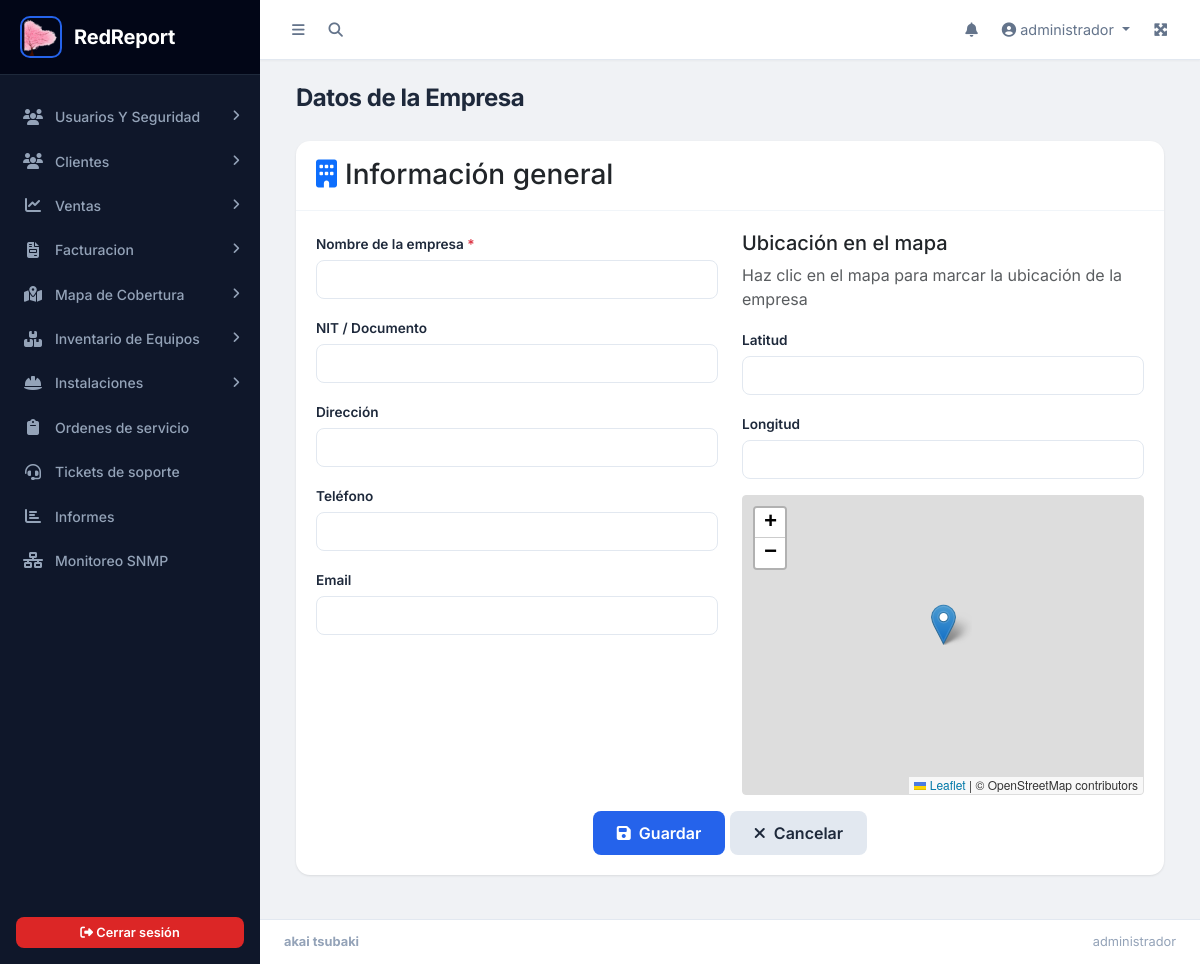
The app's page /configuracion/empresa.php (signed in), older data.
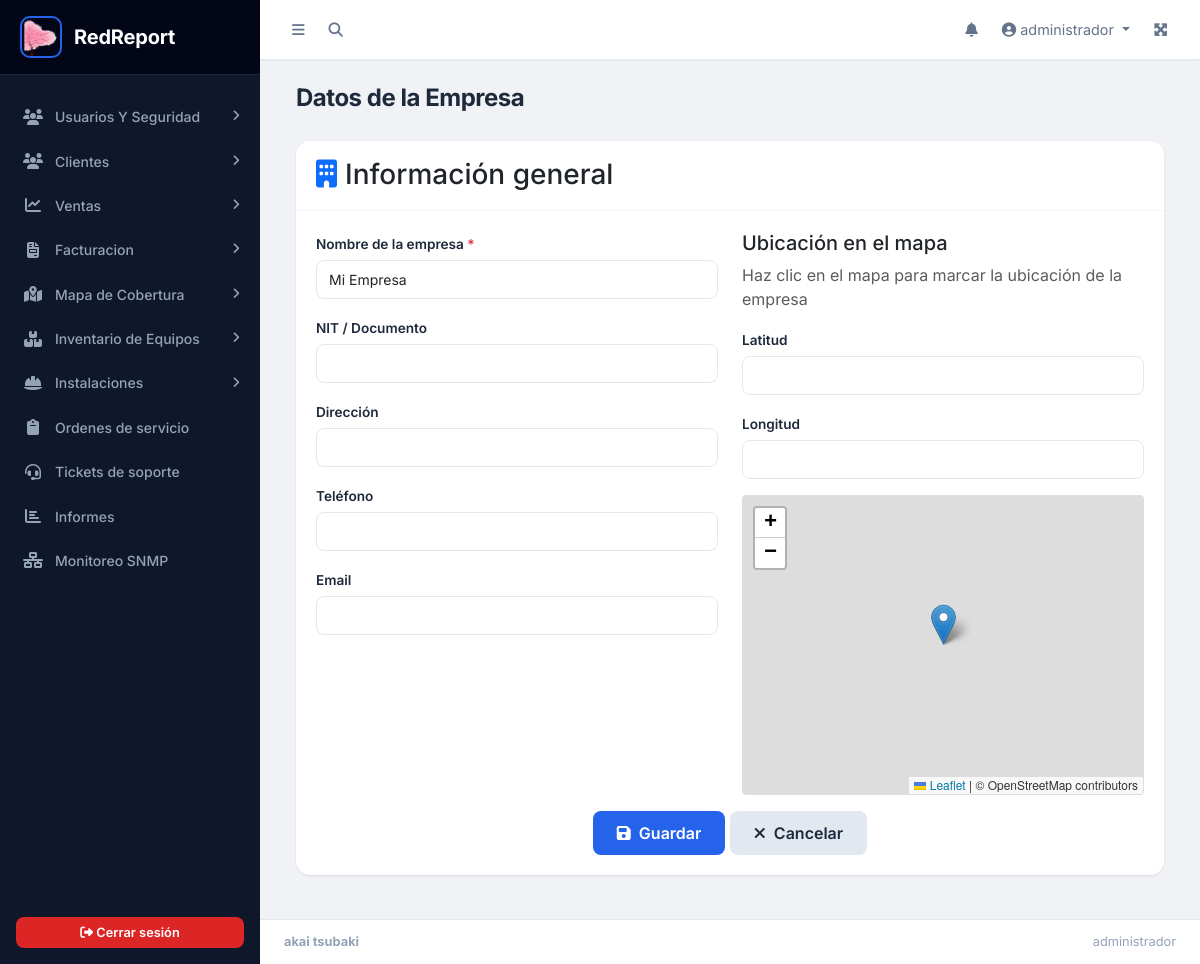
The same page, newer data.
### tables this page shows
CREATE TABLE `tb_empresa` (
  `id_empresa` int(11) NOT NULL,
  `nombre` varchar(200) NOT NULL DEFAULT '',
  `documento` varchar(50) DEFAULT '',
  `direccion` varchar(200) DEFAULT '',
  `telefono` varchar(50) DEFAULT '',
  `email` varchar(100) DEFAULT '',
  `lat` decimal(10,7) DEFAULT NULL,
  `lng` decimal(10,7) DEFAULT NULL,
  `logo` varchar(255) DEFAULT ''
);

### app/config/seguridad.php (called while the page is built, shortened)
<?php
function hescape($str) {
    return htmlspecialchars($str, ENT_QUOTES, 'UTF-8');
}
?>

### configuracion/empresa.php (the view, shortened to what this page needs)
<?php
include('../parte1.php');
require_once '../app/config/conexion.php';
$empresa = $pdo->query("SELECT * FROM tb_empresa WHERE id_empresa = 1")->fetch(PDO::FETCH_ASSOC);
if (!$empresa) {
    $pdo->exec("INSERT INTO tb_empresa (nombre) VALUES ('Mi Empresa')");
    $empresa = $pdo->query("SELECT * FROM tb_empresa WHERE id_empresa = 1")->fetch(PDO::FETCH_ASSOC);
}
?>
<div class="content-wrapper">
    <div class="content-header">
        <div class="container-fluid">
            <div class="row mb-2">
                <div class="col-sm-6">
                    <h1 class="m-0">Datos de la Empresa</h1>
                </div>
            </div>
        </div>
    </div>
    <div class="content">
        <div class="container-fluid">
            <div class="card">
                <div class="card-header"><h3 class="card-title"><i class="fas fa-building me-2 text-primary"></i>Información general</h3></div>
                <div class="card-body">
                    <form method="POST" action="controles/guardar_empresa.php">
                        <?php require_once('../app/config/seguridad.php'); echo csrf_field(); ?>
                        <div class="row">
                            <div class="col-md-6">
                                <div class="mb-3">
                                    <label class="form-label">Nombre de la empresa <span class="text-danger">*</span></label>
                                    <input type="text" name="nombre" class="form-control" value="<?= hescape($empresa['nombre']) ?>" required>
                                </div>
                                <div class="mb-3">
                                    <label class="form-label">NIT / Documento</label>
                                    <input type="text" name="documento" class="form-control" value="<?= hescape($empresa['documento']) ?>">
                                </div>
                                <div class="mb-3">
                                    <label class="form-label">Dirección</label>
                                    <input type="text" name="direccion" class="form-control" value="<?= hescape($empresa['direccion']) ?>">
                                </div>
                                <div class="mb-3">
                                    <label class="form-label">Teléfono</label>
                                    <input type="text" name="telefono" class="form-control" value="<?= hescape($empresa['telefono']) ?>">
                                </div>
                                <div class="mb-3">
                                    <label class="form-label">Email</label>
                                    <input type="email" name="email" class="form-control" value="<?= hescape($empresa['email']) ?>">
                                </div>
                            </div>
                            <div class="col-md-6">
                                <h5>Ubicación en el mapa</h5>
                                <p class="text-muted">Haz clic en el mapa para marcar la ubicación de la empresa</p>
                                <div class="mb-3">
                                    <label class="form-label">Latitud</label>
                                    <input type="text" name="lat" id="lat" class="form-control" value="<?= $empresa['lat'] ?>" readonly>
                                </div>
                                <div class="mb-3">
                                    <label class="form-label">Longitud</label>
                                    <input type="text" name="lng" id="lng" class="form-control" value="<?= $empresa['lng'] ?>" readonly>
                                </div>
                                <div id="map" style="height:300px;border:1px solid #ddd;border-radius:4px;"></div>
                            </div>
                        </div>
                        <div class="text-center mt-3">
                            <button type="submit" class="btn btn-primary btn-lg"><i class="fas fa-save me-2"></i>Guardar</button>
                            <a href="../configuracion/index.php" class="btn btn-secondary btn-lg"><i class="fas fa-times me-2"></i>Cancelar</a>
                        </div>
                    </form>
                </div>
            </div>
        </div>
    </div>
</div>
<?php include('../parte2.php'); ?>
<link rel="stylesheet" href="https://unpkg.com/leaflet@1.9.4/dist/leaflet.css" />

Row changes from the older to the newer data that the page shows:
added tb_empresa: nombre "Mi Empresa"
